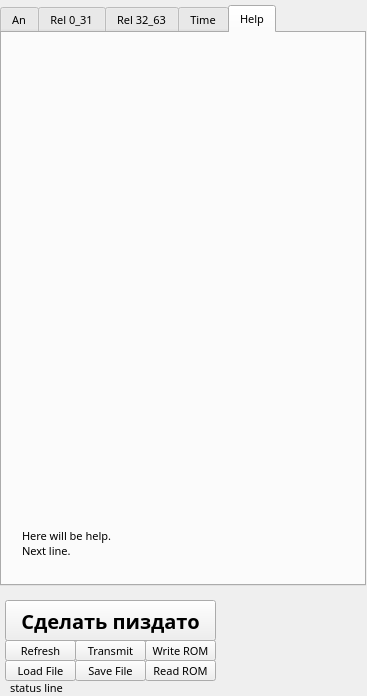
<?xml version="1.0" encoding="UTF-8"?>
<ui version="4.0">
 <class>Dialog</class>
 <widget class="QDialog" name="Dialog">
  <property name="enabled">
   <bool>true</bool>
  </property>
  <property name="geometry">
   <rect>
    <x>0</x>
    <y>0</y>
    <width>367</width>
    <height>696</height>
   </rect>
  </property>
  <property name="minimumSize">
   <size>
    <width>0</width>
    <height>0</height>
   </size>
  </property>
  <property name="font">
   <font>
    <family>Terminus</family>
    <pointsize>8</pointsize>
   </font>
  </property>
  <property name="windowTitle">
   <string>=ULTIMATE VOLAT TUNER=</string>
  </property>
  <property name="toolTip">
   <string comment="12223"/>
  </property>
  <widget class="QTabWidget" name="tabWidget">
   <property name="geometry">
    <rect>
     <x>0</x>
     <y>5</y>
     <width>366</width>
     <height>581</height>
    </rect>
   </property>
   <property name="font">
    <font>
     <family>Terminus</family>
     <pointsize>8</pointsize>
    </font>
   </property>
   <property name="currentIndex">
    <number>4</number>
   </property>
   <widget class="QWidget" name="tabAn">
    <attribute name="title">
     <string>An</string>
    </attribute>
    <widget class="QLabel" name="label_7">
     <property name="geometry">
      <rect>
       <x>105</x>
       <y>20</y>
       <width>21</width>
       <height>16</height>
      </rect>
     </property>
     <property name="text">
      <string>c1</string>
     </property>
    </widget>
    <widget class="QLabel" name="label_8">
     <property name="geometry">
      <rect>
       <x>165</x>
       <y>20</y>
       <width>21</width>
       <height>16</height>
      </rect>
     </property>
     <property name="text">
      <string>c2</string>
     </property>
    </widget>
    <widget class="QLabel" name="label_13">
     <property name="geometry">
      <rect>
       <x>20</x>
       <y>15</y>
       <width>21</width>
       <height>16</height>
      </rect>
     </property>
     <property name="text">
      <string>ch</string>
     </property>
    </widget>
    <widget class="QLabel" name="label_11">
     <property name="geometry">
      <rect>
       <x>260</x>
       <y>30</y>
       <width>31</width>
       <height>16</height>
      </rect>
     </property>
     <property name="text">
      <string>raw</string>
     </property>
    </widget>
    <widget class="QLabel" name="label_9">
     <property name="geometry">
      <rect>
       <x>210</x>
       <y>30</y>
       <width>21</width>
       <height>16</height>
      </rect>
     </property>
     <property name="text">
      <string>c3</string>
     </property>
    </widget>
    <widget class="QLabel" name="label_14">
     <property name="geometry">
      <rect>
       <x>50</x>
       <y>15</y>
       <width>21</width>
       <height>16</height>
      </rect>
     </property>
     <property name="text">
      <string>len</string>
     </property>
    </widget>
    <widget class="QLabel" name="label_10">
     <property name="geometry">
      <rect>
       <x>295</x>
       <y>30</y>
       <width>31</width>
       <height>16</height>
      </rect>
     </property>
     <property name="text">
      <string>scal</string>
     </property>
    </widget>
    <widget class="QLabel" name="labelRawAn_1">
     <property name="geometry">
      <rect>
       <x>260</x>
       <y>57</y>
       <width>26</width>
       <height>16</height>
      </rect>
     </property>
     <property name="maximumSize">
      <size>
       <width>41</width>
       <height>25</height>
      </size>
     </property>
     <property name="text">
      <string>4096</string>
     </property>
    </widget>
    <widget class="QLineEdit" name="lineEdit_c2">
     <property name="geometry">
      <rect>
       <x>145</x>
       <y>50</y>
       <width>51</width>
       <height>21</height>
      </rect>
     </property>
    </widget>
    <widget class="QLineEdit" name="lineEdit_c3">
     <property name="geometry">
      <rect>
       <x>200</x>
       <y>50</y>
       <width>51</width>
       <height>21</height>
      </rect>
     </property>
    </widget>
    <widget class="QLabel" name="labelScaledAn_1">
     <property name="geometry">
      <rect>
       <x>295</x>
       <y>57</y>
       <width>36</width>
       <height>16</height>
      </rect>
     </property>
     <property name="maximumSize">
      <size>
       <width>41</width>
       <height>25</height>
      </size>
     </property>
     <property name="text">
      <string>120.3</string>
     </property>
    </widget>
    <widget class="QLabel" name="labelAn_1">
     <property name="geometry">
      <rect>
       <x>10</x>
       <y>50</y>
       <width>46</width>
       <height>16</height>
      </rect>
     </property>
     <property name="font">
      <font>
       <pointsize>10</pointsize>
       <weight>75</weight>
       <bold>true</bold>
      </font>
     </property>
     <property name="toolTip">
      <string>температура масла ГМП</string>
     </property>
     <property name="text">
      <string>AN01</string>
     </property>
    </widget>
    <widget class="QPushButton" name="buttonPlotAn_1">
     <property name="geometry">
      <rect>
       <x>330</x>
       <y>52</y>
       <width>21</width>
       <height>21</height>
      </rect>
     </property>
     <property name="maximumSize">
      <size>
       <width>25</width>
       <height>25</height>
      </size>
     </property>
     <property name="toolTip">
      <string>Plot graphics</string>
     </property>
     <property name="text">
      <string>P</string>
     </property>
    </widget>
    <widget class="QLineEdit" name="lineEdit_c1">
     <property name="geometry">
      <rect>
       <x>90</x>
       <y>50</y>
       <width>51</width>
       <height>21</height>
      </rect>
     </property>
    </widget>
    <widget class="QComboBox" name="comboFilterLen_1">
     <property name="geometry">
      <rect>
       <x>45</x>
       <y>49</y>
       <width>41</width>
       <height>21</height>
      </rect>
     </property>
     <property name="maximumSize">
      <size>
       <width>50</width>
       <height>24</height>
      </size>
     </property>
     <property name="toolTip">
      <string>длина фильтра</string>
     </property>
     <item>
      <property name="text">
       <string>4</string>
      </property>
     </item>
     <item>
      <property name="text">
       <string>8</string>
      </property>
     </item>
     <item>
      <property name="text">
       <string>16</string>
      </property>
     </item>
     <item>
      <property name="text">
       <string>32</string>
      </property>
     </item>
     <item>
      <property name="text">
       <string>64</string>
      </property>
     </item>
    </widget>
   </widget>
   <widget class="QWidget" name="tabRel_0_31">
    <attribute name="title">
     <string>Rel 0_31</string>
    </attribute>
    <widget class="QLabel" name="label_2">
     <property name="geometry">
      <rect>
       <x>45</x>
       <y>5</y>
       <width>231</width>
       <height>16</height>
      </rect>
     </property>
     <property name="font">
      <font>
       <family>Terminus</family>
       <pointsize>16</pointsize>
       <weight>75</weight>
       <bold>true</bold>
      </font>
     </property>
     <property name="text">
      <string>00110100100001011101</string>
     </property>
    </widget>
   </widget>
   <widget class="QWidget" name="tabRel_32_63">
    <attribute name="title">
     <string>Rel 32_63</string>
    </attribute>
   </widget>
   <widget class="QWidget" name="tabTime">
    <attribute name="title">
     <string>Time</string>
    </attribute>
   </widget>
   <widget class="QWidget" name="tabHelp">
    <attribute name="title">
     <string>Help</string>
    </attribute>
    <widget class="QLabel" name="label_3">
     <property name="geometry">
      <rect>
       <x>20</x>
       <y>470</y>
       <width>141</width>
       <height>81</height>
      </rect>
     </property>
     <property name="text">
      <string>Here will be help.
Next line.</string>
     </property>
    </widget>
   </widget>
  </widget>
  <widget class="QPushButton" name="buttonRefersh">
   <property name="geometry">
    <rect>
     <x>5</x>
     <y>640</y>
     <width>71</width>
     <height>21</height>
    </rect>
   </property>
   <property name="toolTip">
    <string extracomment="Send current active data."/>
   </property>
   <property name="text">
    <string>Refresh</string>
   </property>
  </widget>
  <widget class="QLabel" name="labelStatusBar">
   <property name="geometry">
    <rect>
     <x>10</x>
     <y>680</y>
     <width>341</width>
     <height>16</height>
    </rect>
   </property>
   <property name="text">
    <string>status line</string>
   </property>
  </widget>
  <widget class="QPushButton" name="buttonTransmit">
   <property name="geometry">
    <rect>
     <x>75</x>
     <y>640</y>
     <width>71</width>
     <height>21</height>
    </rect>
   </property>
   <property name="toolTip">
    <string extracomment="Send current active data."/>
   </property>
   <property name="text">
    <string>Transmit</string>
   </property>
  </widget>
  <widget class="QPushButton" name="buttonReadRom">
   <property name="geometry">
    <rect>
     <x>145</x>
     <y>660</y>
     <width>71</width>
     <height>21</height>
    </rect>
   </property>
   <property name="toolTip">
    <string extracomment="Send current active data."/>
   </property>
   <property name="text">
    <string>Read ROM</string>
   </property>
  </widget>
  <widget class="QPushButton" name="buttonWriteRom">
   <property name="geometry">
    <rect>
     <x>145</x>
     <y>640</y>
     <width>71</width>
     <height>21</height>
    </rect>
   </property>
   <property name="toolTip">
    <string extracomment="Send current active data."/>
   </property>
   <property name="text">
    <string>Write ROM</string>
   </property>
  </widget>
  <widget class="QPushButton" name="buttonLoadFile">
   <property name="geometry">
    <rect>
     <x>5</x>
     <y>660</y>
     <width>71</width>
     <height>21</height>
    </rect>
   </property>
   <property name="toolTip">
    <string extracomment="Send current active data."/>
   </property>
   <property name="text">
    <string>Load File</string>
   </property>
  </widget>
  <widget class="QPushButton" name="buttonSaveFile">
   <property name="geometry">
    <rect>
     <x>75</x>
     <y>660</y>
     <width>71</width>
     <height>21</height>
    </rect>
   </property>
   <property name="toolTip">
    <string extracomment="Send current active data."/>
   </property>
   <property name="text">
    <string>Save File</string>
   </property>
  </widget>
  <widget class="QPushButton" name="pushButton">
   <property name="geometry">
    <rect>
     <x>5</x>
     <y>600</y>
     <width>211</width>
     <height>41</height>
    </rect>
   </property>
   <property name="font">
    <font>
     <pointsize>15</pointsize>
     <weight>75</weight>
     <bold>true</bold>
    </font>
   </property>
   <property name="text">
    <string>Сделать пиздато</string>
   </property>
  </widget>
 </widget>
 <resources/>
 <connections/>
</ui>
